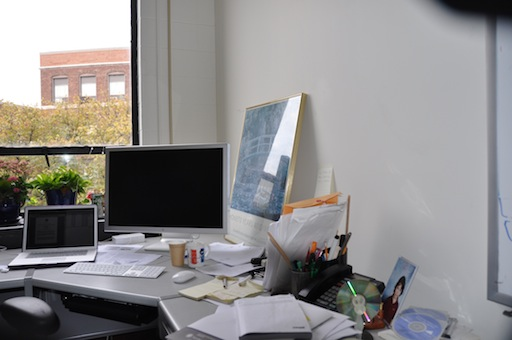
#> input picture Project2/DanaOffice/DSC_0308.JPG, 512 x 340 px; its folder holds 4 pictures in this run
$ python p2.py   (older library calls are emulated)
#> lines starting #> are read from the running program, lines starting #| are printed output that depends on the picture
#!/usr/bin/python3.7

import cv2
import numpy as np
import matplotlib.pyplot as plt
import os
import scipy
from scipy import signal as sig

hallway_path = "./DanaHallWay1"
office_path = "./DanaOffice"


# !pip install opencv-python==3.4.2.17
# !pip install opencv-contrib-python==3.4.2.17

# [161 lines left out: functions image_gradients, find_corner_coords, harrisCorner, get_window, match_corners, plot_correspondences and 3 more, not called in this run]

def main():

 #1) read in 2 imgs (if img size is too large --> reduce, and document scale factor used)
    #Dana Office images:
    office_files = [filename for filename in sorted(os.listdir(office_path)) if os.path.isfile(os.path.join(office_path, filename))]

    office_images = []
    for i in range(0, len(office_files)):
        img = cv2.imread(os.path.join(office_path, office_files[i]))
#> img is the input picture: shape (340, 512, 3); mean B, G, R 139.9, 140, 141.8
        gray_img = cv2.cvtColor(img, cv2.COLOR_BGRA2GRAY)
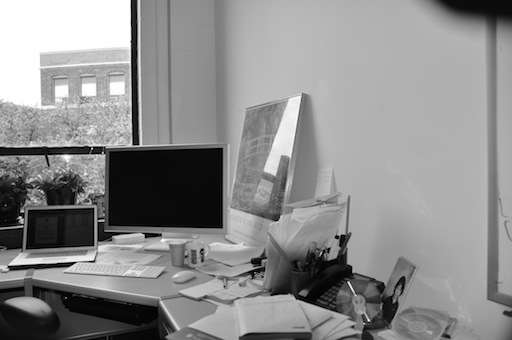
#> gray_img: shape (340, 512); min 0, max 255, mean 140.5
        office_images.append(gray_img)
#> pass 2 of the loop in main, `for i in range(0, len(office_files)):`:
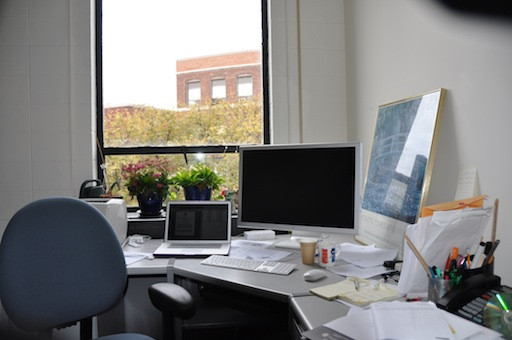
#> input picture Project2/DanaOffice/DSC_0309.JPG, 512 x 340 px
#> in main, img is the input picture: shape (340, 512, 3); mean B, G, R 125.7, 127.3, 127.9
#> in main, `gray_img = cv2.cvtColor(img, cv2.COLOR_BGRA2GRAY)`:
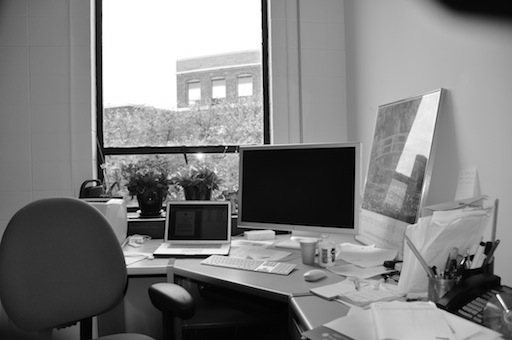
#> gray_img: shape (340, 512); min 0, max 255, mean 127.3
#> pass 3 of the loop in main, `for i in range(0, len(office_files)):`:
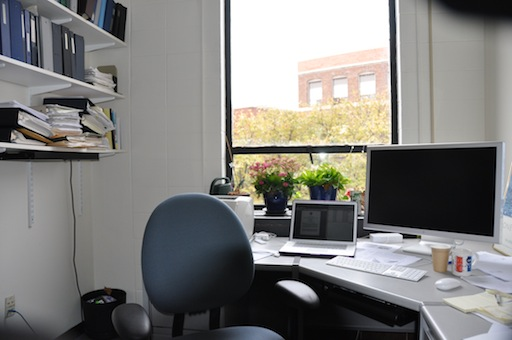
#> input picture Project2/DanaOffice/DSC_0310.JPG, 512 x 340 px
#> in main, img is the input picture: shape (340, 512, 3); mean B, G, R 123.9, 126.2, 126.9
#> in main, `gray_img = cv2.cvtColor(img, cv2.COLOR_BGRA2GRAY)`:
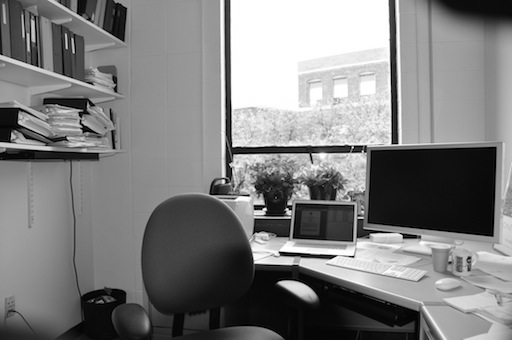
#> gray_img: shape (340, 512); min 0, max 255, mean 126.1
#> the loop made 4 passes; the first 3 are shown

    office_images = np.array(office_images)
    # print(office_images[1])

    #Dana Hallway images:
#> (the run stopped early here; a loop or call above may not have finished)
